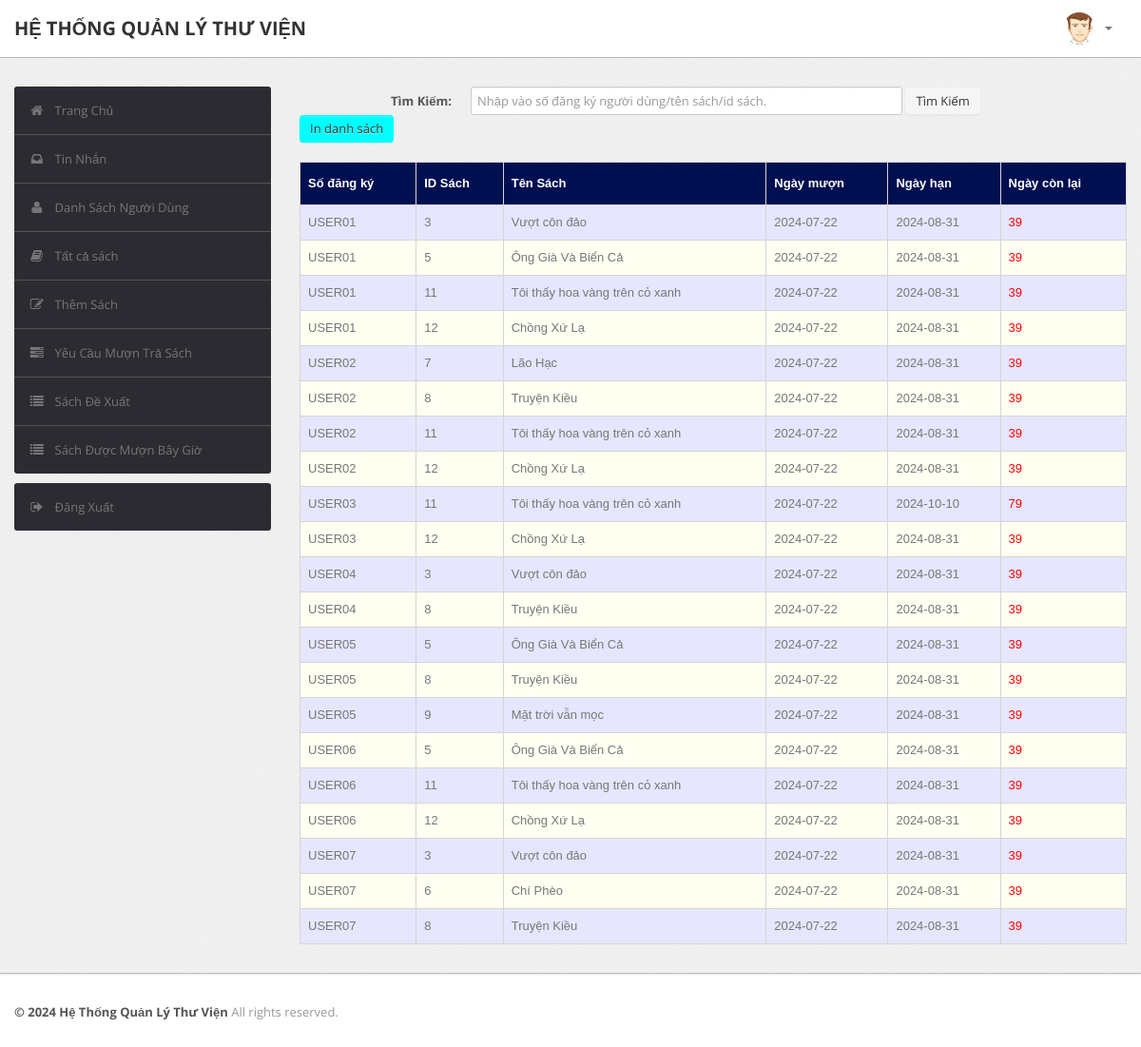
The app's page /admin/current.php (signed in) with its own data.
### tables this page shows
CREATE TABLE `record` (
  `RollNo` varchar(50) NOT NULL,
  `BookId` int(10) NOT NULL,
  `Date_of_Issue` date DEFAULT NULL,
  `Due_Date` date DEFAULT NULL,
  `Date_of_Return` date DEFAULT NULL,
  `Dues` int(10) DEFAULT NULL,
  `Renewals_left` int(10) DEFAULT NULL,
  `Time` time DEFAULT NULL
);

CREATE TABLE `book` (
  `BookId` int(10) NOT NULL,
  `Title` varchar(50) DEFAULT NULL,
  `Publisher` varchar(50) DEFAULT NULL,
  `Year` varchar(50) DEFAULT NULL,
  `Availability` int(5) DEFAULT NULL
);

### admin/current.php (the view, shortened to what this page needs)
<?php
require('dbconn.php');
?>
<?php
if ($_SESSION['RollNo']) {
    ?>
<!DOCTYPE html>
<html lang="en">
    <head>
        <link type="text/css" href="bootstrap/css/bootstrap.min.css" rel="stylesheet">
        <link type="text/css" href="bootstrap/css/bootstrap-responsive.min.css" rel="stylesheet">
        <link type="text/css" href="css/theme.css" rel="stylesheet">
        <link type="text/css" href="images/icons/css/font-awesome.css" rel="stylesheet">
    </head>
    <body>
        <div class="navbar navbar-fixed-top">
            <div class="navbar-inner">
                <div class="container">
                        <a class="brand" href="index.php">HỆ THỐNG QUẢN LÝ THƯ VIỆN </a>
                    <div class="nav-collapse collapse navbar-inverse-collapse">
                        <ul class="nav pull-right">
                            <li class="nav-user dropdown"><a href="#" class="dropdown-toggle" data-toggle="dropdown">
                                <img src="images/user.png" class="nav-avatar" />
                                <b class="caret"></b></a>
                            </li>
                        </ul>
                    </div>
                </div>
            </div>
        </div>
        <div class="wrapper">
            <div class="container">
                <div class="row">
                    <div class="span3">
                        <div class="sidebar">
                            <ul class="widget widget-menu unstyled">
                                <li class="active"><a href="index.php"><i class="menu-icon icon-home"></i>Trang Chủ
                                </a></li>
                                 <li><a href="message.php"><i class="menu-icon icon-inbox"></i>Tin Nhắn</a>
                                </li>
                                <li><a href="student.php"><i class="menu-icon icon-user"></i>Danh Sách Người Dùng </a>
                                </li>
                                <li><a href="book.php"><i class="menu-icon icon-book"></i>Tất cả sách </a></li>
                                <li><a href="addbook.php"><i class="menu-icon icon-edit"></i>Thêm Sách </a></li>
                                <li><a href="requests.php"><i class="menu-icon icon-tasks"></i>Yêu Cầu Mượn Trả Sách </a></li>
                                <li><a href="recommendations.php"><i class="menu-icon icon-list"></i>Sách Đề Xuất </a></li>
                                <li><a href="current.php"><i class="menu-icon icon-list"></i>Sách Được Mượn Bây Giờ </a></li>
                            </ul>
                            <ul class="widget widget-menu unstyled">
                                <li><a href="logout.php"><i class="menu-icon icon-signout"></i>Đăng Xuất </a></li>
                            </ul>
                        </div>
                    </div>
                    <div class="span9">
                        <form class="form-horizontal row-fluid" action="current.php" method="post">
                                        <div class="control-group">
                                            <label class="control-label" for="Search"><b>Tìm Kiếm:</b></label>
                                            <div class="controls">
                                                <input type="text" id="title" name="title" placeholder="Nhập vào số đăng ký người dùng/tên sách/id sách." class="span8" required>
                                                <button type="submit" name="submit"class="btn">Tìm Kiếm</button>
                                            </div>
                                            <button onclick="pagePrint()" href="#" class="btn" style="background-color: cyan;">In danh sách</button>
                                        </div>
                                    </form>
                                    <br>
                                    <?php
                                    if(isset($_POST['submit']))
                                        {$s=$_POST['title'];
                                            $sql="select record.BookId,RollNo,Title,Due_Date,Date_of_Issue,datediff(Due_Date,curdate()) as x from LMS.record,LMS.book where (Date_of_Issue is NOT NULL and Date_of_Return is NULL and book.Bookid = record.BookId) and (RollNo='$s' or record.BookId='$s' or Title like '%$s%')";
                                        }
                                    else
                                        $sql="select record.BookId,RollNo,Title,Due_Date,Date_of_Issue,datediff(Due_Date,curdate()) as x from LMS.record,LMS.book where Date_of_Issue is NOT NULL and Date_of_Return is NULL and book.Bookid = record.BookId";
                                    $result=$conn->query($sql);
                                    $rowcount=mysqli_num_rows($result);
                                    if(!($rowcount))
                                        echo "<br><center><h2><b><i>No Results</i></b></h2></center>";
                                    else
                                    {
                                    ?>
                        <table class="table" id = "tables">
                                  <thead>
                                    <tr>
                                      <th>Số đăng ký</th>
                                      <th>ID Sách</th>
                                      <th>Tên Sách</th>
                                      <th>Ngày mượn</th>
                                      <th>Ngày hạn</th>
                                      <th>Ngày còn lại</th>
                                    </tr>
                                  </thead>
                                  <tbody>
                                <?php
                            while($row=$result->fetch_assoc())
                            {
                                $rollno=$row['RollNo'];
                                $bookid=$row['BookId'];
                                $name=$row['Title'];
                                $issuedate=$row['Date_of_Issue'];
                                $duedate=$row['Due_Date'];
                                $dues=$row['x'];
                            ?>
                                    <tr>
                                      <td><?php echo strtoupper($rollno) ?></td>
                                      <td><?php echo $bookid ?></td>
                                      <td><?php echo $name ?></td>
                                      <td><?php echo $issuedate ?></td>
                                      <td><?php echo $duedate ?></td>
                                      <td><?php if($dues > 0)
                                                  echo "<font color='red'>".$dues."</font>";
                                                else
                                                  echo "<font color='green'>0</font>";
                                              ?>
                                    </tr>
                            <?php }} ?>
                                    </tbody>
                                </table>
                    </div>
                </div>
            </div>
        </div>
<div class="footer">
            <div class="container">
                <b class="copyright">&copy; 2024 Hệ Thống Quản Lý Thư Viện </b>All rights reserved.
            </div>
        </div>
    </body>
</html>
<?php }
else {
    echo "<script type='text/javascript'>alert('Access Denied!!!')</script>";
} ?>

### admin/css/theme.css (style rules this page uses)
#tables { font-family: "Trebuchet MS", Arial, Helvetica, sans-serif; border-collapse: collapse; width: 100%; }
#tables td, #tables th { border: 1px solid #ddd; padding: 8px; }
#tables tr:nth-child(even) { background-color: #fffff2; }
#tables tr:nth-child(odd) { background-color: #e6e6ff; }
#tables th { padding-top: 12px; padding-bottom: 12px; text-align: left; background-color: #000F50; color: white; }
body { font-size: 13px; font-family: 'Open Sans', Arial, sans-serif; background: #fff; color: #777 }
strong, b { color: #555 }
.wrapper { background: url(../images/bg.png) #eee; border-bottom: 1px solid #bbb; -webkit-box-shadow: 0 1px 2px rgba(0,0,0,0.1); -moz-box-shadow: 0 1px 2px rgba(0,0,0,0.1); box-shadow: 0 1px 2px rgba(0,0,0,0.1); padding: 30px 0 }
.footer { color: #999; padding: 30px 0 60px }
form { margin: 0 }
select, textarea, input[type="text"], input[type="password"], input[type="datetime"], input[type="datetime-local"], input[type="date"], input[type="month"], input[type="time"], input[type="week"], input[type="number"], input[type="email"], input[type="url"], input[type="search"], input[type="tel"], input[type="color"], .uneditable-input, label, input, button, select, textarea { -webkit-border-radius: 3px; -moz-border-radius: 3px; border-radius: 3px; font-size: 13px; font-family: 'Open Sans', Tahoma, Arial, sans-serif }
body [class^="icon-"], body [class*=" icon-"] { font-size: 14px; line-height: 20px; height: 20px }
.form-horizontal .control-group, .form-vertical .control-group { margin-bottom: 0 }
.navbar { position: static!important; margin: 0!important }
.navbar .navbar-inner { background: #fff; border-bottom: 1px solid #bbb; -webkit-box-shadow: 0 1px 2px rgba(0,0,0,0.15); -moz-box-shadow: 0 1px 2px rgba(0,0,0,0.15); box-shadow: 0 1px 2px rgba(0,0,0,0.15) }
.navbar .brand { color: #333; font-weight: bold; font-size: 20px; margin-right: 20px; padding: 20px }
.navbar .nav>li>a { padding: 20px 15px; font-weight: bold; color: #777 }
.nav-user>a { height: 20px }
.nav-avatar { width: 34px; height: 34px; margin: -7px 5px 0 0; -webkit-border-radius: 50%; -moz-border-radius: 50%; border-radius: 50% }
.btn, .btn-box { -webkit-border-radius: 3px; -moz-border-radius: 3px; border-radius: 3px }
.btn { font-size: 13px; font-weight: 600 }
.btn { display: inline-block; margin-bottom: 0; font-weight: 400; text-align: center; vertical-align: middle; cursor: pointer; background-image: none; border: 1px solid transparent; white-space: nowrap; padding: 4px 10px; font-size: 13px; line-height: 1.42857; border-radius: 4px; -webkit-user-select: none; -moz-user-select: none; -ms-user-select: none; user-select: none }
.table { margin-bottom: 0 }
.table th, .table td { border-color: #d5d5d5!important }
.widget-menu { background: #fff; -webkit-border-radius: 3px; -moz-border-radius: 3px; border-radius: 3px; overflow: hidden }
.widget-menu a { color: #555; display: block; line-height: 20px; padding: 15px; text-decoration: none!important }
.widget-menu .menu-icon { margin-right: 10px; color: #767676; -webkit-transition: all .2s ease-in-out; -moz-transition: all .2s ease-in-out; transition: all .2s ease-in-out; }
.widget-menu>li+li { border-top: 1px solid #555 }
.widget-menu>li>a { background-color: #2d2b32; color: #767676; -webkit-transition: all .2s ease-in-out; -moz-transition: all .2s ease-in-out; transition: all .2s ease-in-out; }

### records on screen
record: RollNo "USER01", BookId "3", BookId.Title "Vượt côn đảo", Date_of_Issue "2024-07-22", Due_Date "2024-08-31", dues "39"
record: RollNo "USER01", BookId "5", BookId.Title "Ông Già Và Biển Cả", Date_of_Issue "2024-07-22", Due_Date "2024-08-31", dues "39"
record: RollNo "USER01", BookId "11", BookId.Title "Tôi thấy hoa vàng trên cỏ xanh", Date_of_Issue "2024-07-22", Due_Date "2024-08-31", dues "39"
record: RollNo "USER01", BookId "12", BookId.Title "Chồng Xứ Lạ", Date_of_Issue "2024-07-22", Due_Date "2024-08-31", dues "39"
record: RollNo "USER02", BookId "7", BookId.Title "Lão Hạc", Date_of_Issue "2024-07-22", Due_Date "2024-08-31", dues "39"
record: RollNo "USER02", BookId "8", BookId.Title "Truyện Kiều", Date_of_Issue "2024-07-22", Due_Date "2024-08-31", dues "39"
record: RollNo "USER02", BookId "11", BookId.Title "Tôi thấy hoa vàng trên cỏ xanh", Date_of_Issue "2024-07-22", Due_Date "2024-08-31", dues "39"
record: RollNo "USER02", BookId "12", BookId.Title "Chồng Xứ Lạ", Date_of_Issue "2024-07-22", Due_Date "2024-08-31", dues "39"
record: RollNo "USER03", BookId "11", BookId.Title "Tôi thấy hoa vàng trên cỏ xanh", Date_of_Issue "2024-07-22", Due_Date "2024-10-10", dues "79"
record: RollNo "USER03", BookId "12", BookId.Title "Chồng Xứ Lạ", Date_of_Issue "2024-07-22", Due_Date "2024-08-31", dues "39"
record: RollNo "USER04", BookId "3", BookId.Title "Vượt côn đảo", Date_of_Issue "2024-07-22", Due_Date "2024-08-31", dues "39"
record: RollNo "USER04", BookId "8", BookId.Title "Truyện Kiều", Date_of_Issue "2024-07-22", Due_Date "2024-08-31", dues "39"
record: RollNo "USER05", BookId "5", BookId.Title "Ông Già Và Biển Cả", Date_of_Issue "2024-07-22", Due_Date "2024-08-31", dues "39"
record: RollNo "USER05", BookId "8", BookId.Title "Truyện Kiều", Date_of_Issue "2024-07-22", Due_Date "2024-08-31", dues "39"
record: RollNo "USER05", BookId "9", BookId.Title "Mặt trời vẫn mọc", Date_of_Issue "2024-07-22", Due_Date "2024-08-31", dues "39"
record: RollNo "USER06", BookId "5", BookId.Title "Ông Già Và Biển Cả", Date_of_Issue "2024-07-22", Due_Date "2024-08-31", dues "39"
record: RollNo "USER06", BookId "11", BookId.Title "Tôi thấy hoa vàng trên cỏ xanh", Date_of_Issue "2024-07-22", Due_Date "2024-08-31", dues "39"
record: RollNo "USER06", BookId "12", BookId.Title "Chồng Xứ Lạ", Date_of_Issue "2024-07-22", Due_Date "2024-08-31", dues "39"
record: RollNo "USER07", BookId "3", BookId.Title "Vượt côn đảo", Date_of_Issue "2024-07-22", Due_Date "2024-08-31", dues "39"
record: RollNo "USER07", BookId "6", BookId.Title "Chí Phèo", Date_of_Issue "2024-07-22", Due_Date "2024-08-31", dues "39"
record: RollNo "USER07", BookId "8", BookId.Title "Truyện Kiều", Date_of_Issue "2024-07-22", Due_Date "2024-08-31", dues "39"
